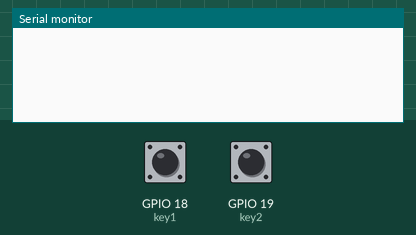
A program run on a simulated ESP32. Shown: the last lines printed to the serial monitor. Inputs (shaded band) come from the test bench; at power-on: GPIO 19 (key2) HIGH, GPIO 18 (key1) HIGH. USB keyboard and mouse output is not drawn.

Above: at 1.2 s.
1.3 s: GPIO 19 (key2) pulled LOW for 0.15 s
At 2.3 s:
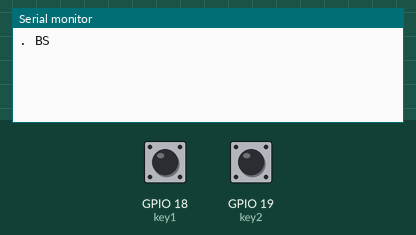
2.9 s: GPIO 19 (key2) pulled LOW for 1 s
At 4.7 s:
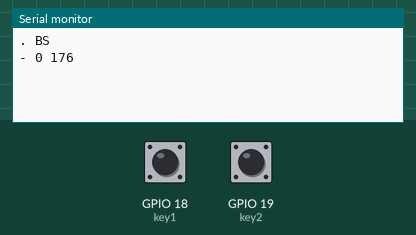

The program:

main.cpp
```cpp
#include "keysetting.hpp"


void setup() {
    // put your setup code here, to run once:
    Serial.begin(115200);
    blekb.begin();
    pinMode(key1,INPUT_PULLUP);
    pinMode(key2,INPUT_PULLUP);
    key1_pressed = false;
    key2_pressed = false;
    morse_space_flag = false;
    auto_space = false;
    clearbuffer1();
    clearbuffer2();
}

void loop() {
    if(!blekb.isConnected()) {    //接続されているか
        delay(1000);
        return;
    }

    // Serial.println( String(digitalRead(key1)) + " " + String(digitalRead(key2)) );
    delay(1);

    /* key1 */
    if (key1_pressed) {
        if (digitalRead(key1)!=PRESS) { // key1を離した時
            key1_pressed = false;
            int press_time = millis() - key1_press_t; // 押した時間
            if (press_time>threshold1) {
                inputbuffer1[buffer1index] = 2;
            }
            else {
                inputbuffer1[buffer1index] = 1;
            }
            buffer1index++;
            key1_press_t = millis();
        }
    }
    else {
        { // key1が押されていない時
            int release_time = millis() - key1_press_t; // 離した時間
            if ((release_time>threshold2||buffer1index>=8)&&buffer1index>=1) { // 入力を確定する条件 1.離す時間が長い 2.入力が8を超えた (3.入力がされている)
                int res = searchKeyCode_forMorse();
                if (res!=-1) {
                    if (65<=res&&res<=90) {
                        res+=0x20;
                    }
                    blekb.write(res); // キーを送信
                    morse_space_flag = true;
                }
                clearbuffer1();
                key1_press_t = millis();
            }
            if (auto_space) {
                release_time = millis() - key1_press_t; // 離した時間
                if (morse_space_flag&&release_time>=threshold3-threshold2) {
                    blekb.write(0x20); // スペースキーを送信
                    morse_space_flag = false;
                }
            }
        }
        if (digitalRead(key1)==PRESS) { // key1を押した時
            key1_pressed = true;
            key1_press_t = millis();
            morse_space_flag = false;
        }
    }

    /* key2 */
    if (key2_pressed) {
        if (digitalRead(key2)!=PRESS) { // key2を離した時
            key2_pressed = false;
            int press_time = millis() - key2_press_t; // 押した時間
            if (press_time>threshold1) {
                inputbuffer2[buffer2index] = 2;
                Serial.print("-");
            }
            else {
                inputbuffer2[buffer2index] = 1;
                Serial.print(".");
            }
            buffer2index++;
            key2_press_t = millis();
            // 一個目が短点だったら、続きを見ず終了
            if (buffer2index==1&inputbuffer2[0]==1) {
                blekb.write(KEY_BACKSPACE); // バックスペースキーを送信
                clearbuffer2();
                Serial.println(" BS");
            }
        }
    }
    else {
        { // key2が押されていない時
            int release_time = millis() - key2_press_t; // 離した時間
            if ((release_time>threshold2||buffer2index>=5)&&buffer2index>=1) { // 入力を確定する条件 1.離す時間が長い 2.入力が8を超えた (3.入力がされている)
                int res = searchKeyCode_forModifier();
                if (res!=-1) {
                    uint8_t key = modifierinput[res][0];
                    int keytype = modifierinput[res][1];
                    switch (keytype)
                    {
                        case 0:
                            blekb.write(key); // キーを送信
                        break;
                        case 1:
                            blekb.press(key); // キーを送信
                        break;
                        case 2:
                            blekb.releaseAll();
                        break;
                        case 3:
                            auto_space = key==UNABLE;
                        break;
                    }
                    Serial.print(" ");
                    Serial.print(keytype);
                    Serial.print(" ");
                    Serial.println(key);
                }
                else {
                    Serial.print(" ");
                    Serial.print(-1);
                }
                clearbuffer2();
                key2_press_t = millis();
            }
        }
        if (digitalRead(key2)==PRESS) { // key2を押した時
            morse_space_flag = false; // スペースを取り消す
            key2_pressed = true;
            key2_press_t = millis();
        }
    }

}

void clearbuffer1() {
    buffer1index = 0;
    for (int i=0;i<8;i++) {
        inputbuffer1[i] = 0;
    }
}
void clearbuffer2() {
    buffer2index = 0;
    for (int i=0;i<5;i++) {
        inputbuffer2[i] = 0;
    }
}

int searchKeyCode_forMorse() {
    for (int i=0;i<morseinput_len;i++) {
        if (morseinput[i][1]==buffer1index) {
            bool flag = true;
            for (int j=0;j<buffer1index;j++) {
                if (morseinput[i][j+2]!=inputbuffer1[j]) {
                    flag = false;
                    break;
                }
            }
            if (flag) {
                return morseinput[i][0];
            }
        }
    }
    return -1;
}
int searchKeyCode_forModifier() {
    for (int i=0;i<modifierinput_len;i++) {
        if (modifierinput[i][2]==buffer2index) {
            bool flag = true;
            for (int j=0;j<buffer2index;j++) {
                if (modifierinput[i][j+3]!=inputbuffer2[j]) {
                    flag = false;
                    break;
                }
            }
            if (flag) {
                return i;
            }
        }
    }
    return -1;
}
```

Source omitted: keysetting.hpp (data table, 3657 bytes)

Measured:
- after the input at 1.3 s, the serial monitor: prints a new line after 0.15 s (image 1)
- after the input at 2.9 s, the serial monitor: prints a new line after 1.0 s (image 2)
